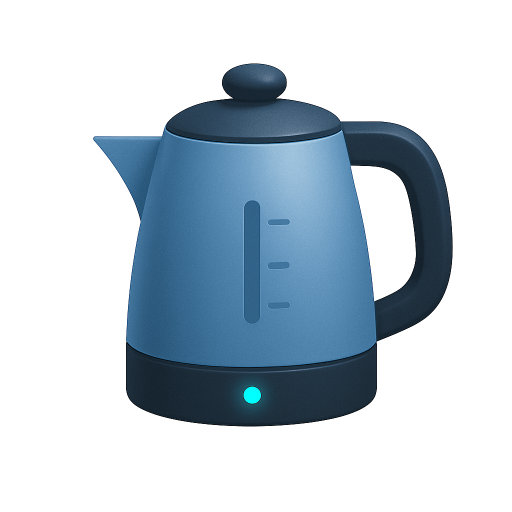
#> input picture scripts/image.png, 1024 x 1024 px, found by its file name (shown at 1/2 size)
$ python make_mac_icon.py
#> lines starting #> are read from the running program, lines starting #| are printed output that depends on the picture
#!/usr/bin/env python3
import os
import shutil
import subprocess
from pathlib import Path
from PIL import Image, ImageDraw

# ---------- 配置区域 ----------
# 输入 PNG 的路径
SOURCE_PNG_PATH = "/Users/eskiyin/Documents/Code/Kettle/scripts/image.png"
# 输出 ICNS 的路径
OUTPUT_ICNS_PATH = "/Users/eskiyin/Documents/Code/Kettle/scripts/AppIcon.icns"
# 圆角半径比例 (0.0-0.25, macOS 标准约为 0.23)
CORNER_RADIUS_RATIO = 0.23
# --------------------------------

def add_mac_style_corners(img, radius_ratio=0.23):
    """添加 macOS 风格的圆角"""
    width, height = img.size
    radius = int(min(width, height) * radius_ratio)

    # 创建圆角蒙版
    mask = Image.new('L', (width, height), 0)
    draw = ImageDraw.Draw(mask)

    # 绘制圆角矩形
    draw.rounded_rectangle([(0, 0), (width, height)], radius=radius, fill=255)

    # 创建透明背景图片
    result = Image.new('RGBA', (width, height), (0, 0, 0, 0))

    # 将原始图片应用圆角蒙版
    result.paste(img, (0, 0), mask)

    return result

def create_sized_icon(src_png_path, output_path, size_px):
    """创建单个尺寸的图标，带有 macOS 风格圆角"""
#> called with output_path = 'temp.iconset/icon_16x16.png', size_px = 16
    # 打开原始图片
    img = Image.open(src_png_path).convert('RGBA')

    # 调整大小
    img = img.resize((size_px, size_px), Image.Resampling.LANCZOS)
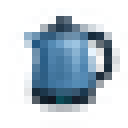
#> img: PIL image 16x16 RGBA (shown 8 times larger); mean R, G, B, A 190.3, 203, 212.9, 255

    # 添加圆角
    img = add_mac_style_corners(img, CORNER_RADIUS_RATIO)
#> in add_mac_style_corners, `mask = Image.new('L', (width, height), 0)`: mask: PIL image 16x16 L; every value is 0
#> in add_mac_style_corners, `result = Image.new('RGBA', (width, height), (0, 0, 0, 0))`: result: PIL image 16x16 RGBA; every value is 0

    # 保存
    img.save(output_path, 'PNG')

def create_icns(src_png_path, output_icns_path):
    src_png = Path(src_png_path)
    output_icns = Path(output_icns_path)

    # 创建临时的.iconset目录
    iconset_dir = Path("./temp.iconset")
    if iconset_dir.exists():
        shutil.rmtree(iconset_dir)
    iconset_dir.mkdir()

    # 为macOS生成各种尺寸的图标
    icon_sizes = [16, 32, 64, 128, 256, 512, 1024]

    for size in icon_sizes:
        # 1x版本
        output_path = iconset_dir / f"icon_{size}x{size}.png"
        create_sized_icon(str(src_png), str(output_path), size)

        # 2x版本 (对于16, 32, 64, 128, 256, 512)
        if size <= 512:
            output_path = iconset_dir / f"icon_{size}x{size}@2x.png"
            create_sized_icon(str(src_png), str(output_path), size*2)
#> call 2 of create_sized_icon, with output_path = 'temp.iconset/icon_16x16@2x.png', size_px = 32
#> in create_sized_icon (call 2), `img = img.resize((size_px, size_px), Image.Resampling.LANCZOS)`:
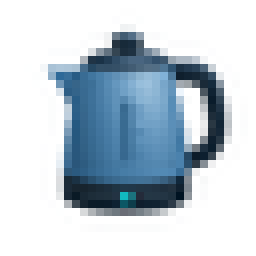
#> img: PIL image 32x32 RGBA (shown 8 times larger); mean R, G, B, A 190.6, 203.3, 213.2, 255
#> in add_mac_style_corners (call 2), `mask = Image.new('L', (width, height), 0)`: mask: PIL image 32x32 L; every value is 0
#> in add_mac_style_corners (call 2), `result = Image.new('RGBA', (width, height), (0, 0, 0, 0))`: result: PIL image 32x32 RGBA; every value is 0

    # 使用iconutil将iconset转换为icns文件
    subprocess.run([
        "iconutil", "-c", "icns", str(iconset_dir),
        "-o", str(output_icns)
    ], check=True)
#> (this line was passed over: subprocess is not available in this run)

    # 清理临时目录
    shutil.rmtree(iconset_dir)

    print(f"✅ 已生成 macOS 风格圆角图标文件: {output_icns}")

if __name__ == "__main__":
    create_icns(SOURCE_PNG_PATH, OUTPUT_ICNS_PATH)
